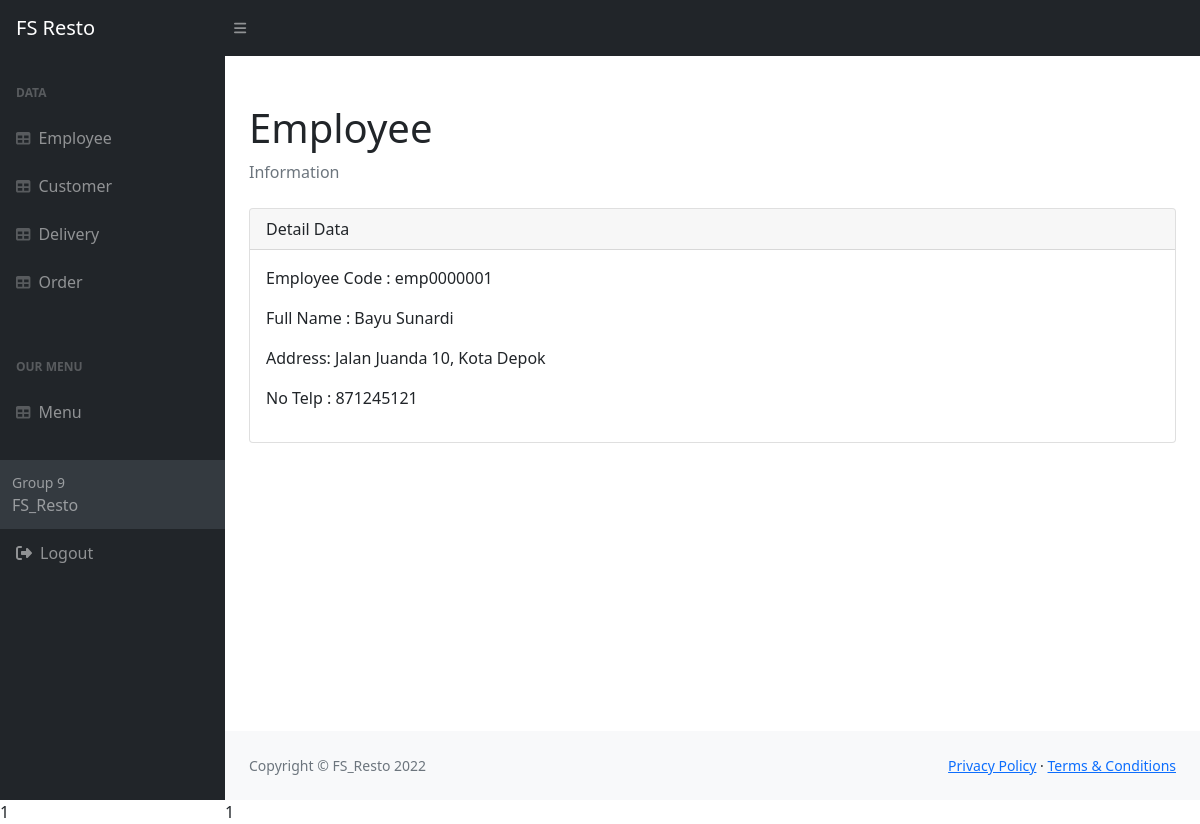
Page /Admin/pages/show.php?id=emp0000001 (signed in) on the committed database.
### tables this page shows
CREATE TABLE `employee` (
  `emp_id` varchar(10) NOT NULL,
  `emp_name` varchar(30) DEFAULT NULL,
  `emp_address` varchar(100) DEFAULT NULL,
  `no_tlp` int(15) DEFAULT NULL,
  PRIMARY KEY (`emp_id`)
);

### Admin/pages/show.php (the view, shortened to what this page needs)
<?php
$con = db_connect();
$code = mysqli_real_escape_string($con, $_GET["id"]);
$sql = "SELECT * FROM employee WHERE emp_id = '$code'";
$result = mysqli_query($con, $sql);
while($data = mysqli_fetch_assoc($result)) {
    $name = $data['emp_name'];
    $address = $data['emp_address'];
    $telp = $data['no_tlp'];
}
?>
<!DOCTYPE html>
<html lang="en">
  <head>
    <link href="https://cdn.jsdelivr.net/npm/simple-datatables@latest/dist/style.css" rel="stylesheet" />
    <link href="../../resource/css/styles.css" rel="stylesheet" />
  </head>
  <body class="sb-nav-fixed">
   <?=
      include 'partIndex/navbar.php';
   ?>
    <div id="layoutSidenav">
      <div id="layoutSidenav_nav">
       <?=
        include 'sideNavbar.php';
       ?>
      </div>
      <div id="layoutSidenav_content">
                <main>
                    <div class="container-fluid px-4">
                        <h1 class="mt-4">Employee</h1>
                        <ol class="breadcrumb mb-4">
                            <li class="breadcrumb-item active">Information</li>
                        </ol>
                        <div class="card mb-4">
                            <div class="card-header">
                            Detail Data<br/>
                        </div>
                        <div class="card-body">
                            <p>Employee Code : <?php echo $code; ?></p>
                            <p>Full Name : <?php echo $name; ?></p>
                            <p>Address: <?php echo $address?></p>
                            <p>No Telp : <?php echo $telp; ?></p>
                        </div>
                    </div>
                </main>
       <?=
          include 'partIndex/footer.php';
       ?>
      </div>
    </div>
  </body>
</html>

### rows in the picture
employee: emp_name "Bayu Sunardi", emp_address "Jalan Juanda 10, Kota Depok", no_tlp "871245121"

### other values in the picture
include 'sideNavbar.php' "1"
$code "emp0000001"
include 'partIndex/footer.php' "1"
